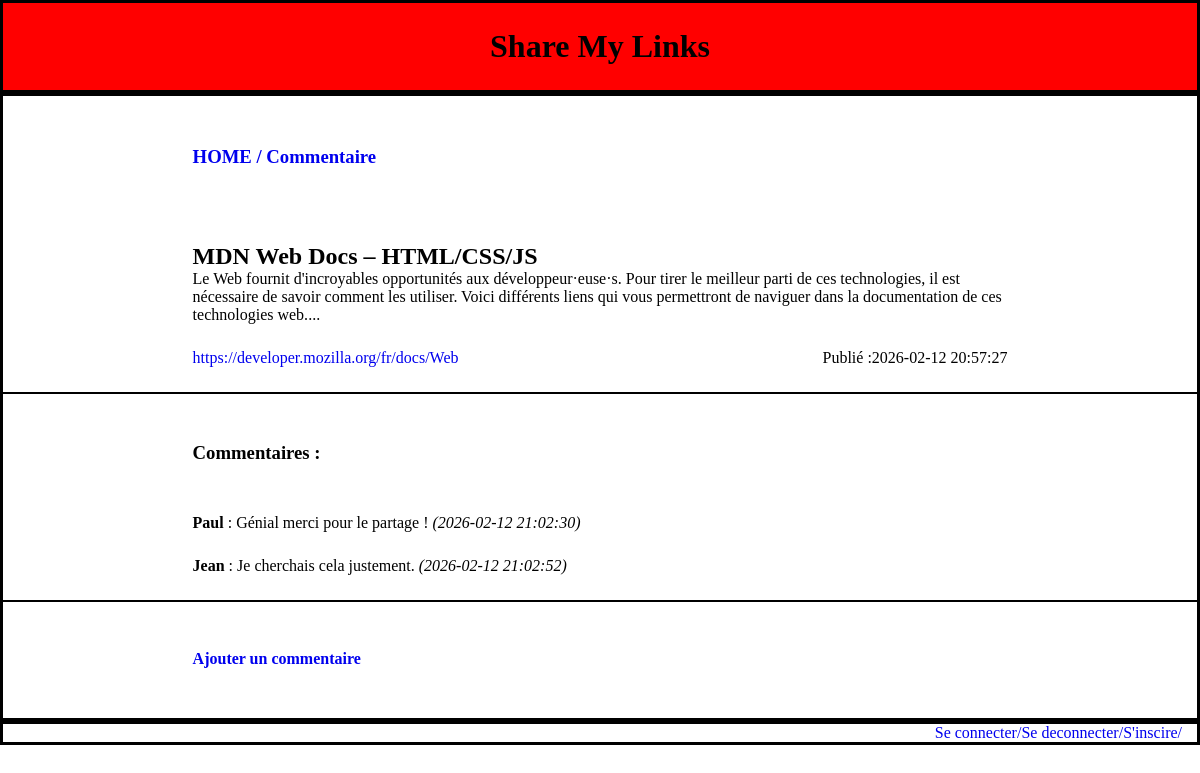
Page /commentaire.php?id=1 on the committed database.
### tables this page shows
CREATE TABLE `link` (
  `id_link` int NOT NULL,
  `url` varchar(2083) NOT NULL,
  `titre` varchar(150) NOT NULL,
  `description` varchar(500) DEFAULT NULL,
  `date_` datetime DEFAULT CURRENT_TIMESTAMP
);

CREATE TABLE `link_comment` (
  `id_comment` int NOT NULL,
  `login` varchar(50) NOT NULL,
  `commentaire` varchar(1000) NOT NULL,
  `date_` date DEFAULT NULL,
  `heure` time DEFAULT NULL,
  `id_link` int NOT NULL
);

### commentaire.php (the view, shortened to what this page needs)
<!DOCTYPE html>
<html lang="en">
<head>
    <link rel="stylesheet" href="./style.css">
</head>
<body>
    <header>
        <div class="bandeau">
            <div class="container display">
                <div class="child_header">
                    <h1>Share My Links</h1>
                </div>
            </div>
        </div>
    </header>
    <main>
        <div class="container display">
            <div class="child_main">
                <div style="margin-block: 50px;"><a href="index.php"><h3>HOME / Commentaire</h3></a></div>
                <?php
                    include("pdo.php");
                    $id=$_GET['id'];
                    $requete = $bdd->prepare("SELECT * FROM link WHERE id_link = :id_link");
                    $requete->bindParam(':id_link', $id, PDO::PARAM_INT);
                    $requete->execute();
                    $reponseArticle = $requete->fetchAll(PDO::FETCH_ASSOC);
                    foreach ($reponseArticle as $info) {
                        echo "<div>"."<h2>".$info['titre']."</h2>".
                        "<p>".$info['description']."..."."</p>".
                        "<div class='cm'>"."<a href='{$info['url']}'>".$info['url']."</a>"."<p>"."Publié :".$info['date_']."</p>"."</div></div>"."<hr>";
                        $requeteCom = $bdd->prepare("SELECT * FROM link_comment WHERE id_link = :id_link ORDER BY date_ ASC, heure ASC");
                        $requeteCom->bindParam(':id_link', $info['id_link'], PDO::PARAM_INT);
                        $requeteCom->execute();
                        $comments = $requeteCom->fetchAll(PDO::FETCH_ASSOC);
                        echo "<div><h3 style='margin-block: 50px;'>Commentaires : </h3>";
                        if (count($comments) ===0) {
                            echo "<p>Pas de commentaire pour ce lien.</p>";
                        } else {
                            foreach ($comments as $com) {
                                echo "<p><strong>".htmlspecialchars($com['login'])."</strong> : ".htmlspecialchars($com['commentaire'])." <em>(".$com['date_']." ".$com['heure'].")</em></p>";
                            }
                        }
                        echo "</div><hr>";
                    }
                ?>
                <div style="margin-block: 50px;"><a href="addComment.php?id=<?php echo $id; ?>"><h4>Ajouter un commentaire</h4></a></div>
            </div>
        </div>
    </main>
    <footer>
        <div class="container display_footer">
            <nav>
                <ul>
                    <li><a href="./connexion.php">Se connecter/</a></li>
                    <li><a href="./deconnexion.php">Se deconnecter/</a></li>
                    <li><a href="./inscription.php">S'inscire/</a></li>
                </ul>
            </nav>
        </div>
    </footer>
</body>
</html>

### style.css (style rules this page uses)
* { margin: 0; padding: 0; }
.bandeau { width: 100%; background: red; }
.display { display: flex; flex-direction: column; }
.display_footer { display: flex; flex-direction: column; align-items: flex-end; }
.container { border: 3px solid black; padding-inline: 15px; position: relative; }
.child_header { margin: 0 auto; padding: 25px; }
.child_main { width: 70%; margin: 0 auto; }
.cm { display: flex; justify-content: space-between; width: 100%; }
a { text-decoration: none; }
nav ul { display: flex; list-style-type: none; padding: 0; }
hr { position: absolute; left: 0; width: 100%; border: 1px solid #000; }
h2 { padding-top: 25px; }
p { padding-bottom: 25px; }

### rows in the picture
link: titre "MDN Web Docs – HTML/CSS/JS", description "Le Web fournit d'incroyables opportunités aux développeur·euse·s. Pour tirer le meilleur parti de ces technologies, il est nécessaire de savoir comment les utiliser. Voici différents liens qui vous permettront de naviguer dans la documentation de ces technologies web.", url "https://developer.mozilla.org/fr/docs/Web", date_ "2026-02-12 20:57:27"
link_comment: login "Paul", commentaire "Génial merci pour le partage !", date_ "2026-02-12", heure "21:02:30"
link_comment: login "Jean", commentaire "Je cherchais cela justement.", date_ "2026-02-12", heure "21:02:52"
